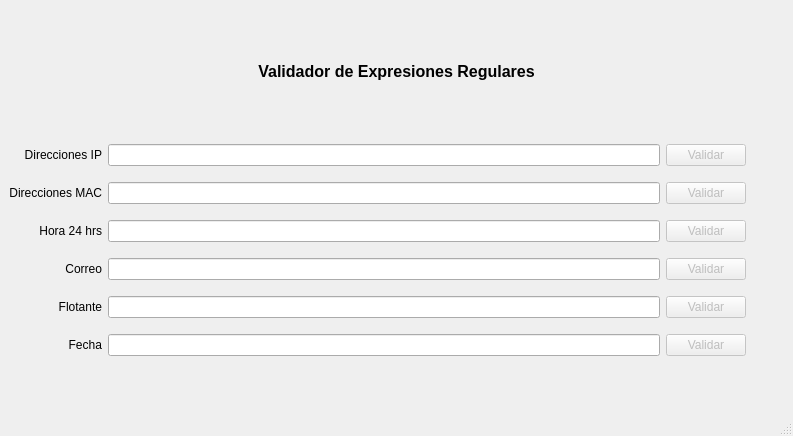
<?xml version="1.0" encoding="UTF-8"?>
<ui version="4.0">
 <class>MainWindow</class>
 <widget class="QMainWindow" name="MainWindow">
  <property name="geometry">
   <rect>
    <x>0</x>
    <y>0</y>
    <width>793</width>
    <height>436</height>
   </rect>
  </property>
  <property name="maximumSize">
   <size>
    <width>793</width>
    <height>436</height>
   </size>
  </property>
  <property name="windowTitle">
   <string>Validador de Expresiones Regulares</string>
  </property>
  <widget class="QWidget" name="centralwidget">
   <layout class="QGridLayout" name="gridLayout_2">
    <item row="0" column="0">
     <widget class="QLabel" name="titleLB">
      <property name="minimumSize">
       <size>
        <width>0</width>
        <height>40</height>
       </size>
      </property>
      <property name="maximumSize">
       <size>
        <width>16777215</width>
        <height>40</height>
       </size>
      </property>
      <property name="font">
       <font>
        <pointsize>12</pointsize>
        <weight>75</weight>
        <bold>true</bold>
       </font>
      </property>
      <property name="text">
       <string>Validador de Expresiones Regulares</string>
      </property>
      <property name="alignment">
       <set>Qt::AlignCenter</set>
      </property>
     </widget>
    </item>
    <item row="1" column="0">
     <layout class="QGridLayout" name="gridLayout">
      <item row="0" column="0">
       <widget class="QLabel" name="ipLB">
        <property name="text">
         <string>Direcciones IP</string>
        </property>
        <property name="alignment">
         <set>Qt::AlignRight|Qt::AlignTrailing|Qt::AlignVCenter</set>
        </property>
       </widget>
      </item>
      <item row="5" column="0">
       <widget class="QLabel" name="dateLB">
        <property name="text">
         <string>Fecha</string>
        </property>
        <property name="alignment">
         <set>Qt::AlignRight|Qt::AlignTrailing|Qt::AlignVCenter</set>
        </property>
       </widget>
      </item>
      <item row="2" column="1">
       <widget class="QLineEdit" name="timeLE"/>
      </item>
      <item row="3" column="3">
       <widget class="QLabel" name="emailPM">
        <property name="minimumSize">
         <size>
          <width>32</width>
          <height>32</height>
         </size>
        </property>
        <property name="maximumSize">
         <size>
          <width>32</width>
          <height>32</height>
         </size>
        </property>
        <property name="text">
         <string/>
        </property>
        <property name="scaledContents">
         <bool>true</bool>
        </property>
       </widget>
      </item>
      <item row="5" column="3">
       <widget class="QLabel" name="datePM">
        <property name="minimumSize">
         <size>
          <width>32</width>
          <height>32</height>
         </size>
        </property>
        <property name="maximumSize">
         <size>
          <width>32</width>
          <height>32</height>
         </size>
        </property>
        <property name="text">
         <string/>
        </property>
        <property name="scaledContents">
         <bool>true</bool>
        </property>
       </widget>
      </item>
      <item row="1" column="1">
       <widget class="QLineEdit" name="macLE"/>
      </item>
      <item row="5" column="1">
       <widget class="QLineEdit" name="dateLE"/>
      </item>
      <item row="0" column="2">
       <widget class="QPushButton" name="validateIpBT">
        <property name="enabled">
         <bool>false</bool>
        </property>
        <property name="text">
         <string>Validar</string>
        </property>
       </widget>
      </item>
      <item row="4" column="3">
       <widget class="QLabel" name="floatPM">
        <property name="minimumSize">
         <size>
          <width>32</width>
          <height>32</height>
         </size>
        </property>
        <property name="maximumSize">
         <size>
          <width>32</width>
          <height>32</height>
         </size>
        </property>
        <property name="text">
         <string/>
        </property>
        <property name="scaledContents">
         <bool>true</bool>
        </property>
       </widget>
      </item>
      <item row="4" column="1">
       <widget class="QLineEdit" name="floatLE"/>
      </item>
      <item row="3" column="0">
       <widget class="QLabel" name="label">
        <property name="text">
         <string>Correo</string>
        </property>
        <property name="alignment">
         <set>Qt::AlignRight|Qt::AlignTrailing|Qt::AlignVCenter</set>
        </property>
       </widget>
      </item>
      <item row="3" column="1">
       <widget class="QLineEdit" name="emailLE"/>
      </item>
      <item row="4" column="0">
       <widget class="QLabel" name="floatLB">
        <property name="text">
         <string>Flotante</string>
        </property>
        <property name="alignment">
         <set>Qt::AlignRight|Qt::AlignTrailing|Qt::AlignVCenter</set>
        </property>
       </widget>
      </item>
      <item row="1" column="0">
       <widget class="QLabel" name="macLB">
        <property name="text">
         <string>Direcciones MAC</string>
        </property>
        <property name="alignment">
         <set>Qt::AlignRight|Qt::AlignTrailing|Qt::AlignVCenter</set>
        </property>
       </widget>
      </item>
      <item row="2" column="2">
       <widget class="QPushButton" name="validateTimeBT">
        <property name="enabled">
         <bool>false</bool>
        </property>
        <property name="text">
         <string>Validar</string>
        </property>
       </widget>
      </item>
      <item row="3" column="2">
       <widget class="QPushButton" name="validateEmailBT">
        <property name="enabled">
         <bool>false</bool>
        </property>
        <property name="text">
         <string>Validar</string>
        </property>
       </widget>
      </item>
      <item row="0" column="3">
       <widget class="QLabel" name="ipPM">
        <property name="minimumSize">
         <size>
          <width>32</width>
          <height>32</height>
         </size>
        </property>
        <property name="maximumSize">
         <size>
          <width>32</width>
          <height>32</height>
         </size>
        </property>
        <property name="text">
         <string/>
        </property>
        <property name="scaledContents">
         <bool>true</bool>
        </property>
       </widget>
      </item>
      <item row="1" column="3">
       <widget class="QLabel" name="macPM">
        <property name="minimumSize">
         <size>
          <width>32</width>
          <height>32</height>
         </size>
        </property>
        <property name="maximumSize">
         <size>
          <width>32</width>
          <height>32</height>
         </size>
        </property>
        <property name="text">
         <string/>
        </property>
        <property name="scaledContents">
         <bool>true</bool>
        </property>
       </widget>
      </item>
      <item row="2" column="3">
       <widget class="QLabel" name="timePM">
        <property name="minimumSize">
         <size>
          <width>32</width>
          <height>32</height>
         </size>
        </property>
        <property name="maximumSize">
         <size>
          <width>32</width>
          <height>32</height>
         </size>
        </property>
        <property name="text">
         <string/>
        </property>
        <property name="scaledContents">
         <bool>true</bool>
        </property>
       </widget>
      </item>
      <item row="2" column="0">
       <widget class="QLabel" name="timeLB">
        <property name="text">
         <string>Hora 24 hrs</string>
        </property>
        <property name="alignment">
         <set>Qt::AlignRight|Qt::AlignTrailing|Qt::AlignVCenter</set>
        </property>
       </widget>
      </item>
      <item row="4" column="2">
       <widget class="QPushButton" name="validateFloatBT">
        <property name="enabled">
         <bool>false</bool>
        </property>
        <property name="text">
         <string>Validar</string>
        </property>
       </widget>
      </item>
      <item row="0" column="1">
       <widget class="QLineEdit" name="ipLE"/>
      </item>
      <item row="5" column="2">
       <widget class="QPushButton" name="validateDateBT">
        <property name="enabled">
         <bool>false</bool>
        </property>
        <property name="text">
         <string>Validar</string>
        </property>
       </widget>
      </item>
      <item row="1" column="2">
       <widget class="QPushButton" name="validateMacBT">
        <property name="enabled">
         <bool>false</bool>
        </property>
        <property name="text">
         <string>Validar</string>
        </property>
       </widget>
      </item>
     </layout>
    </item>
   </layout>
  </widget>
  <widget class="QMenuBar" name="menubar">
   <property name="geometry">
    <rect>
     <x>0</x>
     <y>0</y>
     <width>793</width>
     <height>22</height>
    </rect>
   </property>
  </widget>
  <widget class="QStatusBar" name="statusbar"/>
 </widget>
 <tabstops>
  <tabstop>ipLE</tabstop>
  <tabstop>macLE</tabstop>
  <tabstop>timeLE</tabstop>
  <tabstop>emailLE</tabstop>
  <tabstop>floatLE</tabstop>
  <tabstop>dateLE</tabstop>
  <tabstop>validateIpBT</tabstop>
  <tabstop>validateMacBT</tabstop>
  <tabstop>validateTimeBT</tabstop>
  <tabstop>validateEmailBT</tabstop>
  <tabstop>validateFloatBT</tabstop>
  <tabstop>validateDateBT</tabstop>
 </tabstops>
 <resources/>
 <connections/>
</ui>
